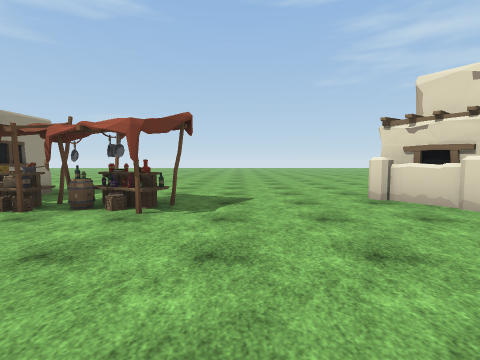
View 1 (above)

19 first-person views from a walk through a Unity game level. The camera is 1.4 m above the floor, tilts 4° down and sees 85° across. The floor is counted in squares, 2 m on a side. Each view is taken from the middle of a square. On the plan, view 1 faces up. The plan holds only what a view shows up to about 9 squares ahead; the rest is blank. The place goes on beyond the plan. The player character is not drawn. Some surface patterns are stand-ins.

View 2
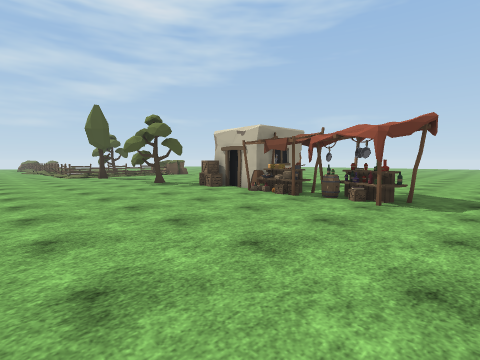

View 3
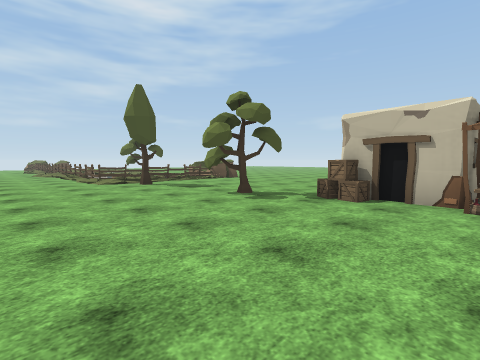

View 4
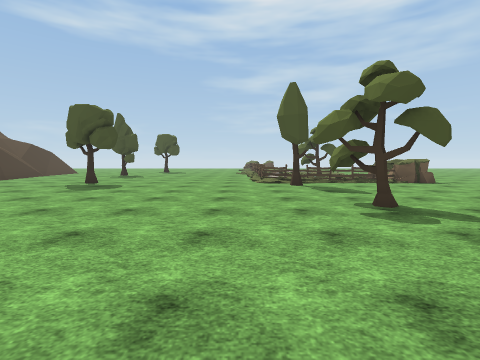

View 5
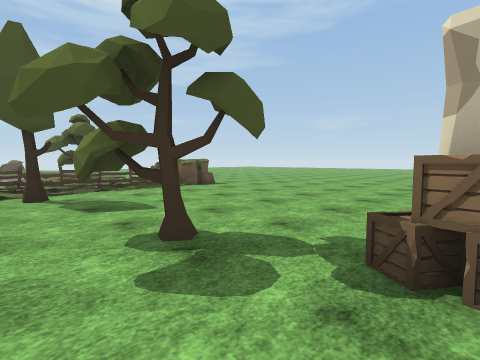

View 6
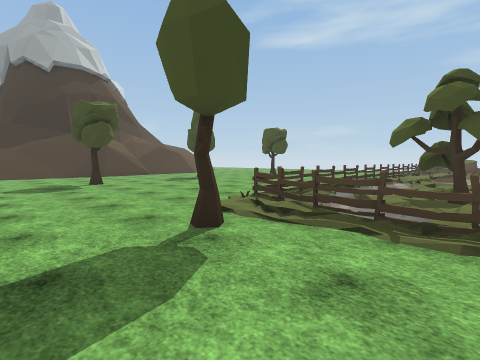

View 7
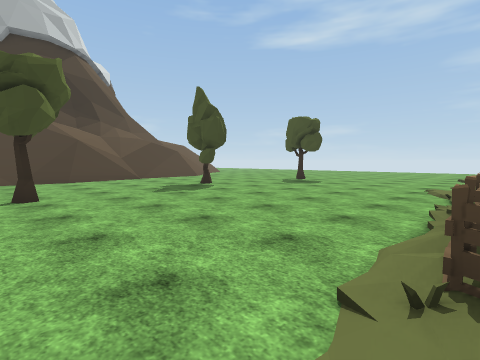

View 8
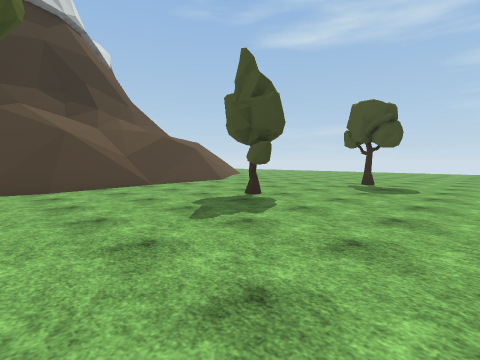

View 9
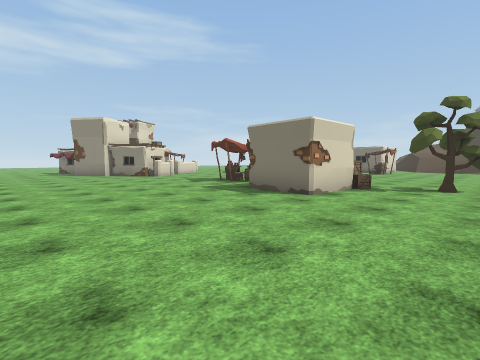

View 10
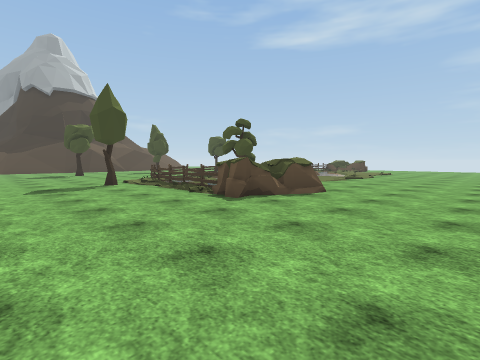

View 11
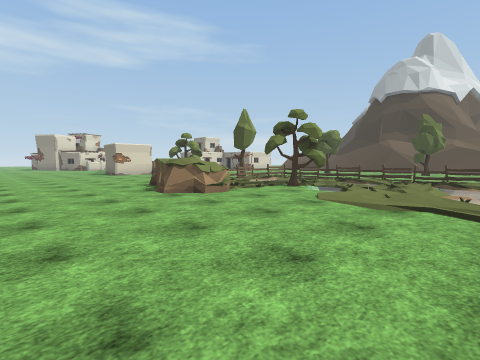

View 12
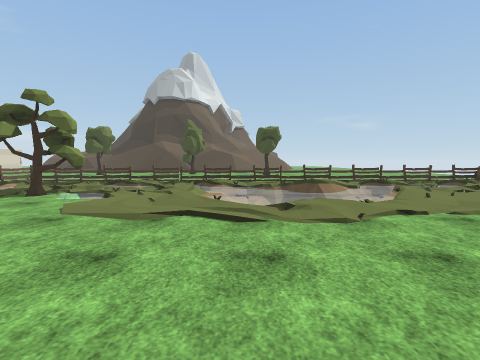

View 13
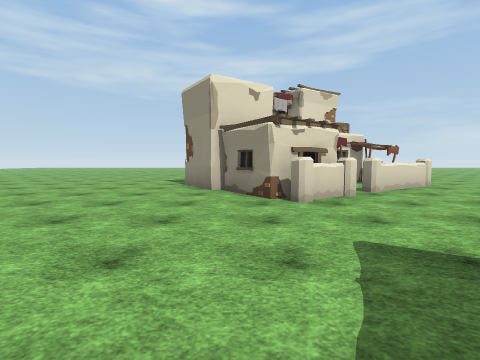

View 14
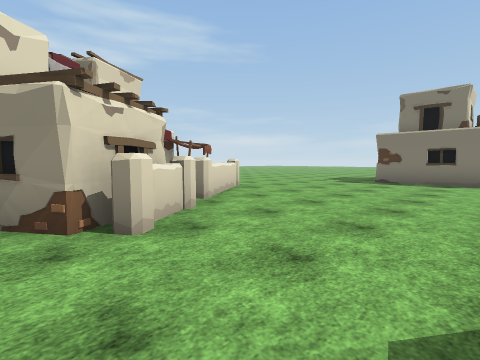

View 15
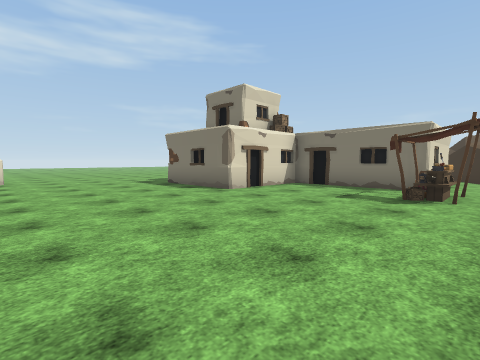

View 16
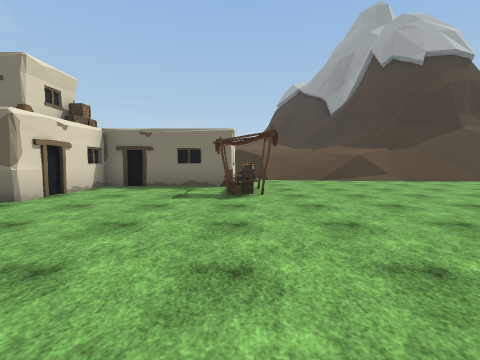

View 17
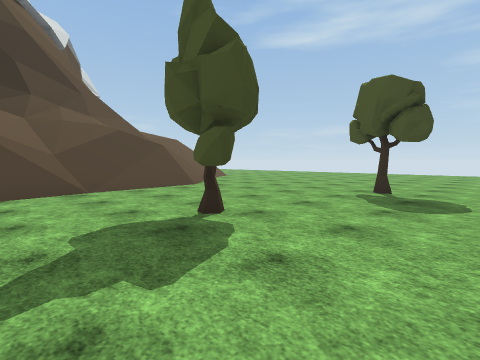

View 18
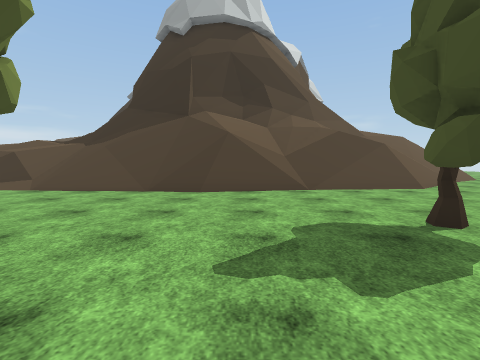

View 19
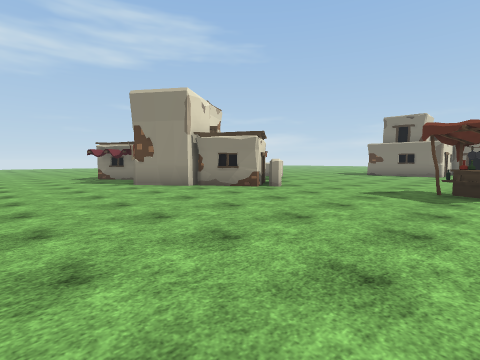

### Floor plan
Key: @ floor where view 1 was taken; # wall or solid block; . main floor; : floor 0.25 m higher than the main floor; + floor 1 m higher than the main floor; / step, stairs or slope; = window, fence, low wall or low ledge; ~ water the walk can cross; ≈ water the walk keeps out of; ^ raised ledge; S stall; C crate; T tree; F fence; R rock; O other object.
Columns run from 21 left of view 1 to 9 right of it. Each row starts with its distance up from view 1.
 11  ............................
 10 ...............................
  9 ...............................
  8 ....../R......................
  7 ///.../RR.................O##
  6 ≈/..... RF.....##........O##
  5 ≈~/.≈.T +......##.......###
  4 ≈~//≈T:≈F......C#SSSS....#
  3 :~~≈O≈≈≈FT..TT...........#
  2 O:FF/FF≈/.................^
  1 ..........................^O
  0 .....................@.......
 -1 .............................
 -2 ...........................
 -3 ..........................
 -4 T.......T............###O
 -5 ....T............S...#
 -6 .................SO..#
 -7 ..................####
 -8 ....../#//........   O
 -9 .=//#/#/////=    .
-10 ====//////////   .
-11    //#=^^#=///   =
-12    =^^^
-13     ^

Where each view was taken, in squares from view 1:
view 1: 0 up, 0 right, facing up
view 2: 1 down, 0 right, facing up-left
view 3: 1 down, 4 left, facing up-left
view 4: 1 up, 4 left, facing left
view 5: 2 up, 6 left, facing up-left
view 6: 5 up, 10 left, facing down-left
view 7: 2 up, 12 left, facing down-left
view 8: 1 down, 13 left, facing down-left
view 9: 11 up, 9 left, facing down-right
view 10: 11 up, 9 left, facing down-left
view 11: 11 up, 20 left, facing down-right
view 12: 10 up, 20 left, facing down
view 13: 6 up, 2 left, facing right
view 14: 6 up, 0 right, facing down-right
view 15: 1 up, 5 left, facing down-right
view 16: 1 up, 4 left, facing down
view 17: 2 down, 15 left, facing down-left
view 18: 2 down, 15 left, facing down
view 19: 11 up, 2 left, facing down-right
